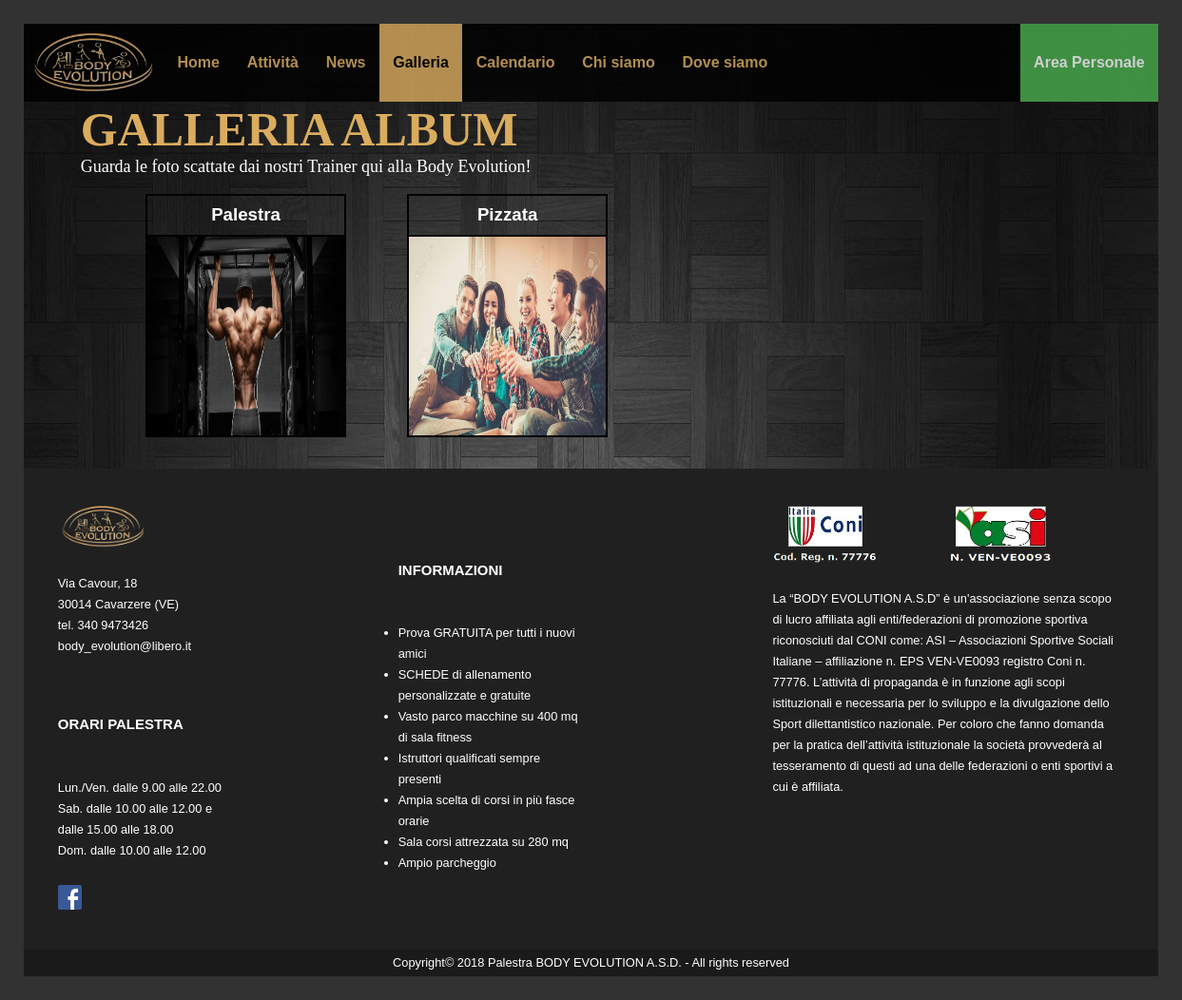
The app's page /PHP/Galleria.php with its own data.
### tables this page shows
CREATE TABLE `galleria` (
  `NomeImmagine` varchar(50) NOT NULL,
  `Album` varchar(45) DEFAULT NULL
);

### PHP/config.php (called while the page is built, shortened)
<?php
function query($sql)
{
    global $connessione;
    $res = mysqli_query($connessione, $sql);
    return $res;
}
?>

### PHP/Galleria.php (the view, shortened to what this page needs)
<?php
	require_once('config.php');
    $head = file_get_contents("../Templates/headerGallery.txt");
    $foot = file_get_contents("../Templates/footer.txt");
	$logout = "<button id=\"logoutButton\" onclick=\"window.location.href='logout.php'\">Logout</button>";
	$login = "<button onclick=\"window.location.href='../HTML/AreaPersonale.html'\">Area Personale</button>";
	$adminPanel = "<button onclick=\"window.location.href='AdminPanel.php'\">Admin Panel</button>";
	$userPanel = "<button onclick=\"window.location.href='UserPanel.php'\">User Panel</button>";
	$closediv = "</div>";
    $query=query("
		SELECT NomeImmagine, Album
		FROM galleria
		GROUP BY Album;
	");
    echo $head;
	if(isset($_SESSION['user_code']) && $_SESSION['user_type'] == 'admin') {
		echo $logout;
		echo $adminPanel;
	} else if(isset($_SESSION['user_code']) && $_SESSION['user_type'] == 'user') {
		echo $logout;
		echo $userPanel;
	} else {
		echo $login;
	}
	echo $closediv;
	echo $closediv;
	$title = "<div id=\"Presentazione\">
				<h1 id=\"titoloPagina\">GALLERIA ALBUM</h1>
				<p>Guarda le foto scattate dai nostri Trainer qui alla <span lang=\"en\">Body Evolution</span>!</p>
			</div>";
	echo $title;
    $opendiv = "<div class=\"gallerymain\">";
    echo $opendiv;
    $aux=null; $stampa=null;
    while($row = mysqli_fetch_assoc($query))
            {
                if($aux==null)
                    {
                    $stampa = "<a href=\"templategalleria.php?album=".$row['Album']."\"><div class=\"album\"> <h3 class=\"albumname\">".$row['Album']."</h3><img class=\"galleryimg\" src=\"../galleria/".$row['NomeImmagine']."\" alt=\"Immagine dell'album ".$row['Album']."\"></div></a>";
                        $aux=$row['Album'];
                    }
                else if($row['Album']!=$aux)
                {
                    echo $stampa;
                    $stampa="<a href=\"templategalleria.php?album=".$row['Album']."\"><div class=\"album\"> <h3 class=\"albumname\">".$row['Album']."</h3><img class=\"galleryimg\" src=\"../galleria/".$row['NomeImmagine']."\" alt=\"Immagine dell'album ".$row['Album']."\"/></div></a>";
                    $aux=$row['Album'];
                }
            }
    echo $stampa;
    echo $closediv;
    echo $foot;
?>

### CSS/Desktop.css (style rules this page uses)
* { padding: 0; margin: 0; }
html, body { margin: 0; padding: 0; font-size: 100%; font-family: Verdana, Arial, Helvetica, sans-serif; background-color: #323232; }
#contenitore { margin: 1.5em; border: 1px solid #323232; background-image: url("../IMAGES/sfondo.jpg"); }
#Intestazione { position: sticky; top: 0; z-index: 5; background-color: #000; opacity: 0.8; }
#logo { float: left; padding: 0.3em; width: 9.19em; }
.Menu { overflow: hidden; }
.Menu a { float: left; display: block; color: #DAAC5E; text-align: center; font-weight: bold; padding: 2em 0.9em; text-decoration: none; width: auto; }
.Menu a.active { color: #000; background-color: #DAAC5E; cursor: default; }
.Menu button { float: right; display: block; color: white; background-color: #4CAF50; padding: 2em 0.9em; width: auto; border: none; font-size: 100%; font-weight: bold; font-family: Verdana, Arial, Helvetica, sans-serif; cursor: pointer; }
#Footer { font-size: 0.8em; line-height: 22px; color: white; background-color: rgb(32,32,32); overflow: hidden; clear: both; }
#Footer h3 { margin-top: 4em; margin-bottom: 3em; }
.blocco { display: block; }
#footersx { float: left; padding: 3%; width: 22%; }
#logofooter { margin-bottom: 1.5em; width: 50%; }
#logofacebook { width: 2em; margin-top: 2em; }
#footercx { float: left; padding: 3%; margin-left: 8%; width: 22%; }
#footercx ul { margin-left: 0; padding-left: 0; }
#footerdx { float: right; padding: 3%; width: 37%; }
#Coni { float: left; width: 30%; margin-bottom: 1.5em; }
#asi { width: 30%; margin-left: 20%; margin-bottom: 1.5em; }
#footerbottom { padding: 0.2em; clear: both; background-color: rgb(26,26,26); text-align: center; }
#Presentazione { color: #DAAC5E; font-family: Verdana; position: relative; font-size: 18px; text-align: left; left: 5%; margin-bottom: 1em; }
#Presentazione p { color:white; }
#titoloPagina { font-size: 50px; }
.gallerymain { display:table; margin:1em 6em; }
.album { border:2px solid black; float:left; align-items: center; width:25%; margin:0% 3.8% 2% 3.8%; overflow: hidden; height:16em; }
.album .albumname { border-bottom: 2px solid black; font-weight: bold; color:white; text-align: center; margin:0; padding:0.5em; }
.album .galleryimg { float:left; width: 99.8%; height:100%; margin-left:0.01em; }
*,:after,:before { box-sizing:border-box; }
a { color:inherit; text-decoration:none; }

### CSS/Mobile.css (style rules this page uses)
* { padding: 0; margin: 0; }
html, body { margin: 0; padding: 0; font-size: 100%; font-family: Verdana, Arial, Helvetica, sans-serif; background-color: #323232; }
#contenitore { margin: 0; border: 0; }
#Intestazione { position: sticky; top: 0; z-index: 1; background-color: #000; opacity: 0.8; }
#logo { float: none; padding: 0.3em; width: 30%; margin-left: 22%; }
.Menu { overflow: hidden; }
.Menu a { display: none; }
.Menu a.active { color: #000; background-color: #DAAC5E; cursor: default; }
.Menu button { display: none; }
#Footer { font-size: 0.8em; line-height: 22px; color: white; background-color: rgb(32,32,32); overflow: hidden; clear: both; }
#Footer h3 { margin-top: 4em; margin-bottom: 3em; }
.blocco { display: block; }
#footersx { float: left; padding: 3%; width: 22%; }
#logofooter { margin-bottom: 1.5em; width: 50%; }
#logofacebook { width: 2em; margin-top: 2em; }
#footercx { float: left; padding: 3%; width: 22%; }
#footercx ul { margin-left: 0; padding-left: 0; }
#footerdx { float: left; padding: 3%; width: 37%; }
#Coni { float: left; width: 30%; margin-bottom: 1.5em; }
#asi { width: 30%; margin-left: 20%; margin-bottom: 1.5em; }
#footerbottom { padding: 0.2em; clear: both; background-color: rgb(26,26,26); text-align: center; }
.active { background-color: #DAAC5E; }

### CSS/Print.css (style rules this page uses)
html, body { font-size: 12pt; max-width: 1024px; margin: auto; font-family: Times New Roman, Times, serif; text-align: justify; position: relative; }
.Menu, .sandwich, #user, #logofooter, #logofacebook, .container, .logo, #Coni, #asi { display: none; }
#logo { width: 200px; height: 100px; }
#footerdx { font-size: 10pt; }

### records on screen
galleria: galleria.NomeImmagine (picture), Album "Pizzata", NomeImmagine (picture)
galleria: Album "Palestra"

### other values on screen
$head "Home Attività News Galleria Calendario Chi siamo Dove siamo"
